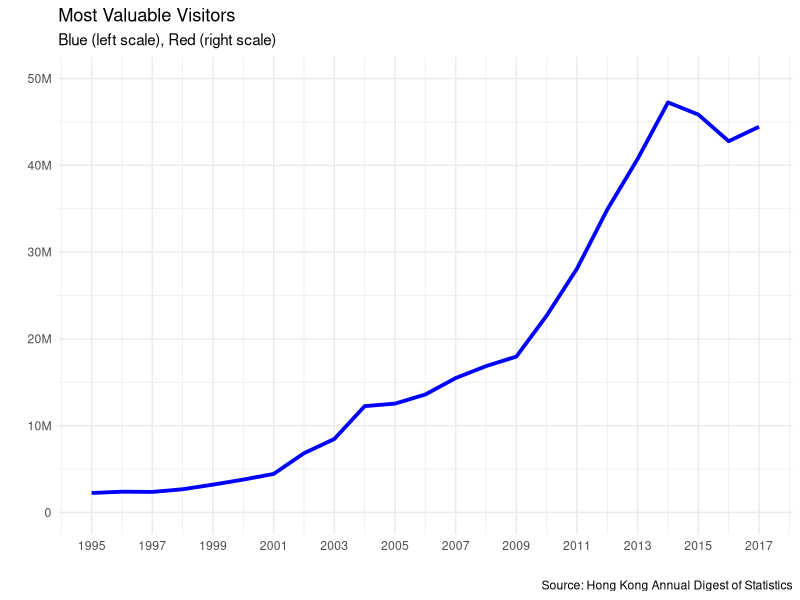

Recreate this plot in R. (Note: this script raises an error after producing the figure.)
## ---- chunk 1
knitr::opts_chunk$set(echo = TRUE)
## ---- chunk 2
library(tidyverse)
library(readxl)
theme_set(theme_minimal())
options(scipen = 999)

hongkong_tourism <- read_excel("china-hongkong-tourism.xlsx") %>% mutate(pct_exp = exp_mainland / exp_total)
## ---- chunk 3
g <- hongkong_tourism %>% 
  ggplot(aes(year, visitors_mainland)) +
  geom_line(size = 1.3, color = "blue") + 
  scale_x_continuous(limits = c(1995, 2017), 
                     breaks = seq(1995, 2017, 2)) +
  scale_y_continuous(limits = c(0, 50000), 
                     breaks = seq(0, 50000, 10000), 
                     labels = c("0", "10M", "20M", "30M", "40M", "50M")) + 
  labs(title = "Most Valuable Visitors", 
       subtitle = "Blue (left scale), Red (right scale)", 
       x = "", 
       y = "", 
       captions = "Source: Hong Kong Annual Digest of Statistics")

g + geom_line(data = hongkong_tourism_pct, aes(year, pct_exp * 60000), size = 1.3, color = "red") + 
  scale_y_continuous(limits = c(0, 50000), 
                     breaks = seq(0, 50000, 10000), 
                     labels = c("0", "10M", "20M", "30M", "40M", "50M"), 
                     sec.axis = sec_axis(~ . / 60000, name = "% of mainlanders' expenditure in total consumption")) + 
  labs(y = "# of visitors from mainland")

## ---- chunk 4
hongkong_tourism_pct <- hongkong_tourism %>% 
  filter(year > 1999)

hongkong_tourism_pct %>% 
  ggplot(aes(year, pct_exp)) + 
  geom_point() +
  geom_line(size = 1.2) + 
  expand_limits(y = 0.2) + 
  scale_x_continuous(limits = c(2000, 2017), 
                     breaks = seq(2000, 2017, 2)) +
  scale_y_continuous(limits = c(0.2, 0.8), 
                     breaks = seq(0.2, 0.8, 0.1), 
                     labels = scales::percent_format()) + 
  labs(title = "Most Valuable Visitors", 
       subtitle = "% of mainland visitors (overnight) in total consumption", 
       x = "", 
       y = "",
       caption = "Source: Hong Kong Annual Digest of Statistics")
## ---- chunk 5
hongkong_realestate <- read_excel("his_data_2.xls", col_names = FALSE, skip = 3)
